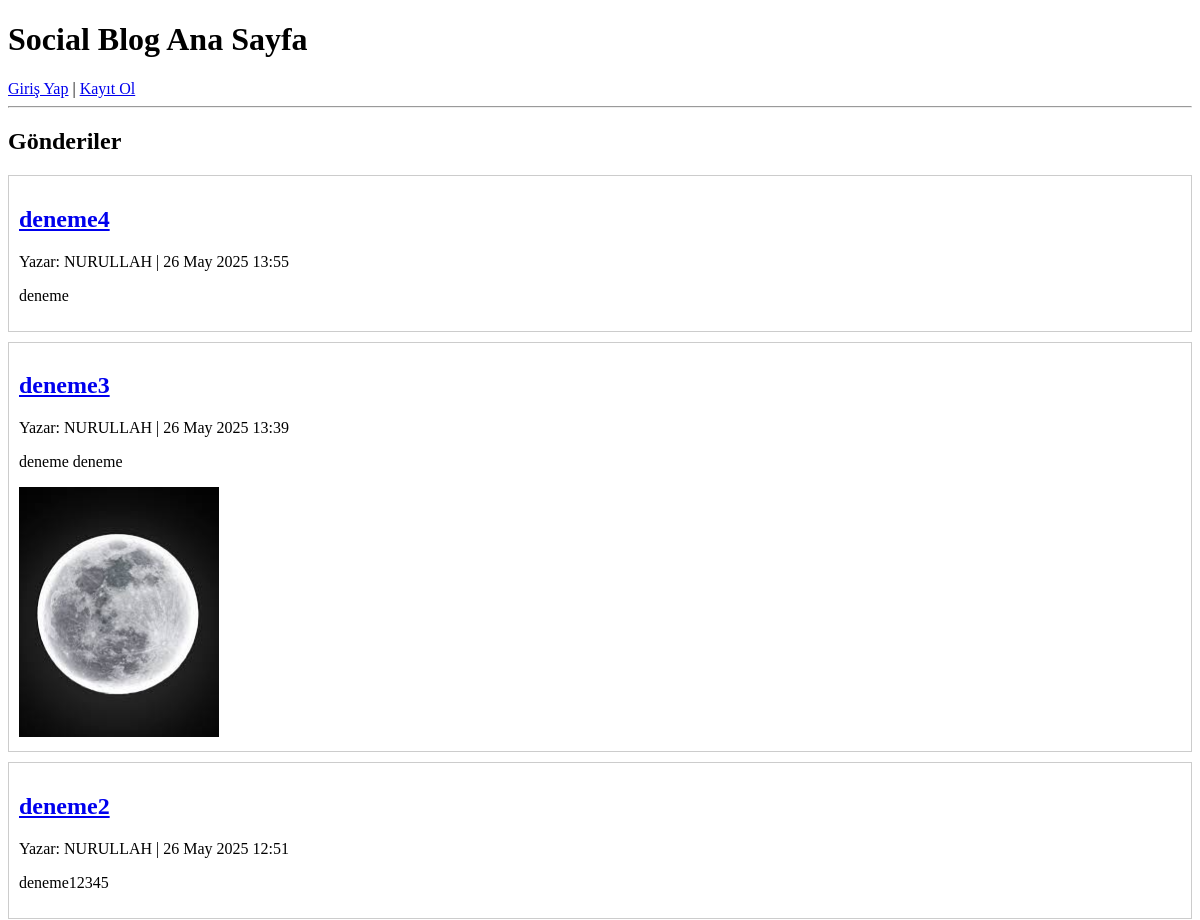
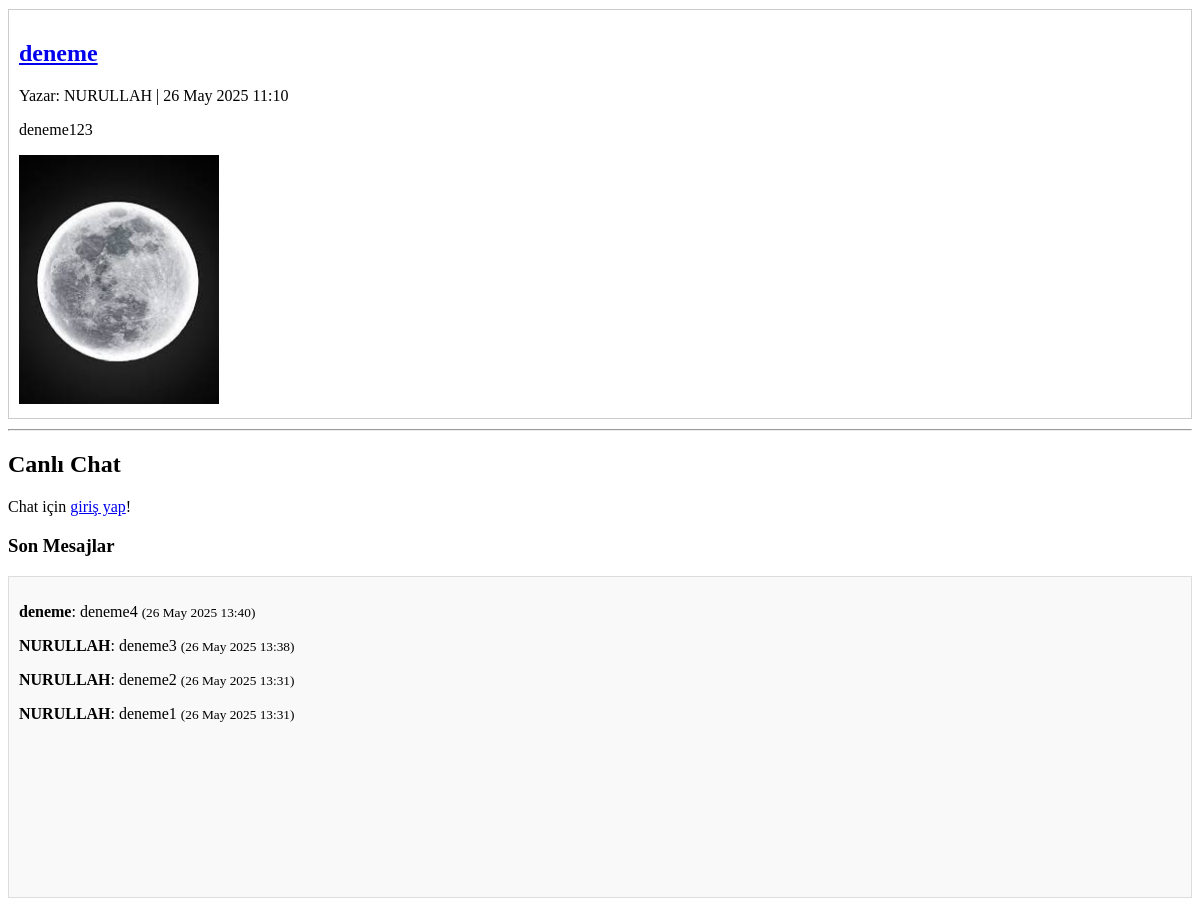
Before: / with the older database file (2 pictures, top to bottom).
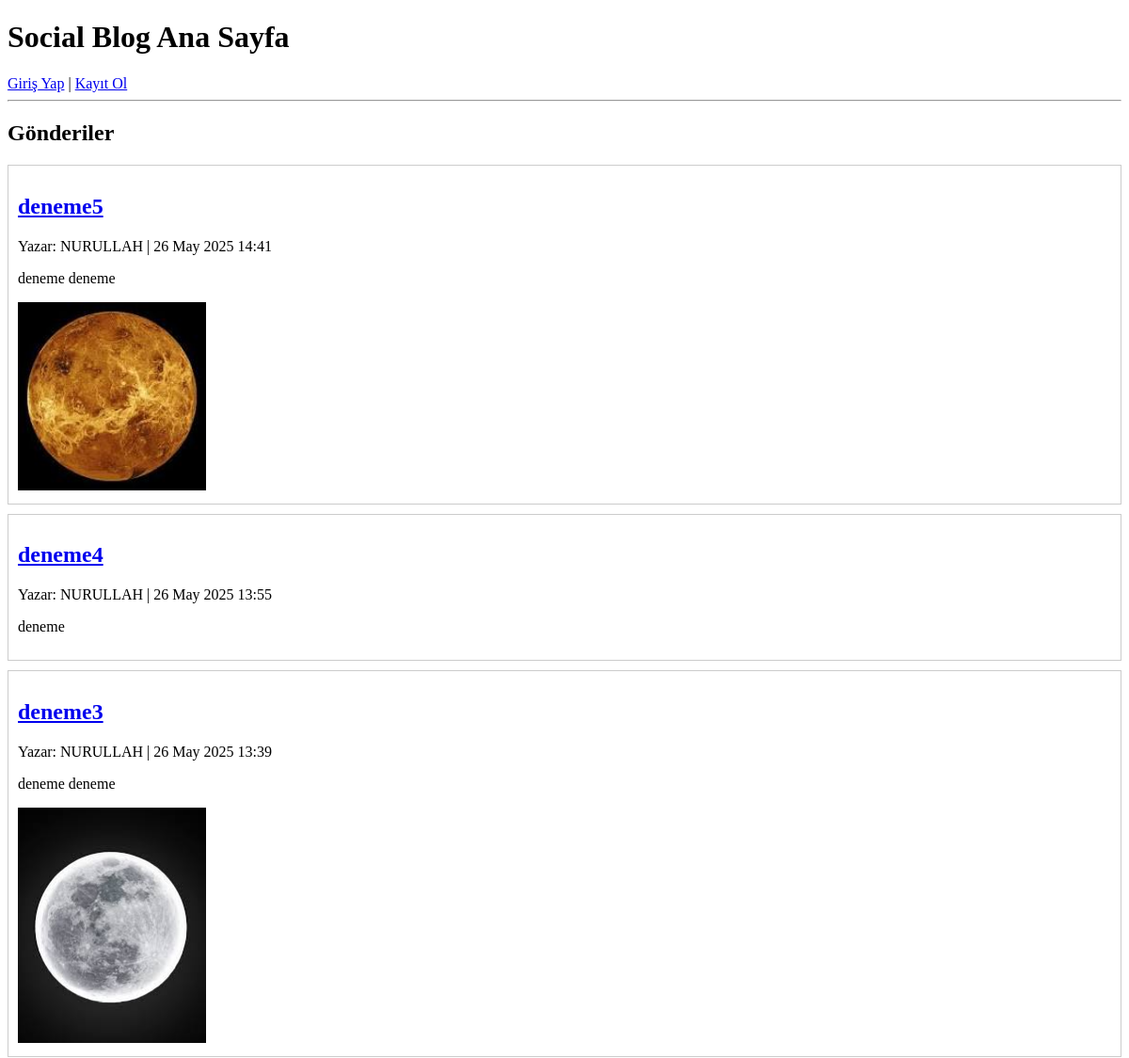
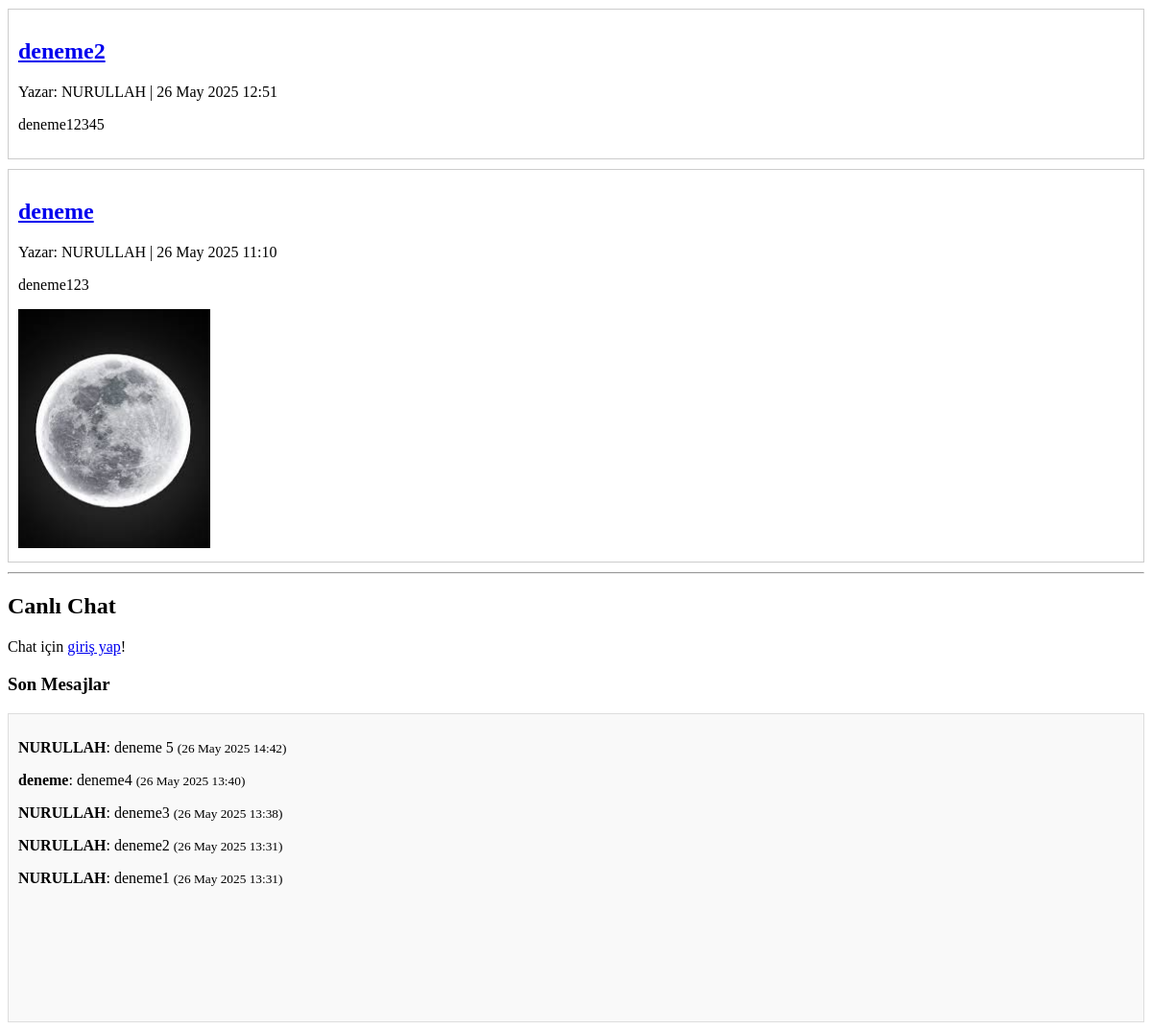
After: the same page with the newer database file (2 pictures, top to bottom).
### blog/models.py (models this page shows, shortened)
class Post(models.Model):
    author = models.ForeignKey(User, on_delete=models.CASCADE, related_name='posts')
    title = models.CharField(max_length=200)
    content = models.TextField()
    image = models.ImageField(upload_to='post_images/', blank=True, null=True)
    created_at = models.DateTimeField(auto_now_add=True)

class ChatMessage(models.Model):
    user = models.ForeignKey(User, on_delete=models.CASCADE)
    message = models.TextField()
    timestamp = models.DateTimeField(auto_now_add=True)  # Bu alanın adı 'timestamp'

### blog/views.py (the view)
# urls.py: path('', views.home, name='home'),
def home(request):
    posts = Post.objects.all().order_by('-created_at')
    chats = ChatMessage.objects.all().order_by('-timestamp')[:20]
    if request.method == 'POST' and 'chat_submit' in request.POST:
        if request.user.is_authenticated:
            chat_form = ChatForm(request.POST)
            if chat_form.is_valid():
                chat = chat_form.save(commit=False)
                chat.user = request.user
                chat.save()
                return redirect('home')
        else:
            return redirect('login')
    else:
        chat_form = ChatForm()
    return render(request, 'blog/home.html', {'posts': posts, 'chat_form': chat_form, 'chats': chats})

### blog/templates/blog/home.html (shortened to what this page needs)
<!DOCTYPE html>
<html>
<head>
</head>
<body>
    <h1>Social Blog Ana Sayfa</h1>
    {% if user.is_authenticated %}
        Merhaba, {{ user.username }}! |
        <a href="{% url 'profile' %}">Profil</a> |
        <a href="{% url 'logout' %}">Çıkış</a> |
        <a href="{% url 'post_create' %}">Yeni Gönderi Ekle</a>
    {% else %}
        <a href="{% url 'login' %}">Giriş Yap</a> |
        <a href="{% url 'register' %}">Kayıt Ol</a>
    {% endif %}
    <hr>
    <h2>Gönderiler</h2>
    {% for post in posts %}
        <div style="border:1px solid #ccc; padding:10px; margin-bottom:10px;">
            <h2><a href="{% url 'post_detail' post.pk %}">{{ post.title }}</a></h2>
            <p>Yazar: {{ post.author.username }} | {{ post.created_at|date:"d M Y H:i" }}</p>
            <p>{{ post.content|truncatechars:150 }}</p>
            {% if post.image %}
                <img src="{{ post.image.url }}" alt="Post resmi" width="200px">
            {% endif %}
        </div>
    {% empty %}
        <p>Henüz hiç gönderi yok.</p>
    {% endfor %}
    <hr>
    <h2>Canlı Chat</h2>
    {% if user.is_authenticated %}
        <form method="post">
            {% csrf_token %}
            {{ chat_form.as_p }}
            <button type="submit" name="chat_submit">Mesaj Gönder</button>
        </form>
    {% else %}
        <p>Chat için <a href="{% url 'login' %}">giriş yap</a>!</p>
    {% endif %}
    <h3>Son Mesajlar</h3>
    <div style="border:1px solid #ddd; padding:10px; height:300px; overflow-y:scroll; background:#f9f9f9;">
        {% for chat in chats %}
            <p><b>{{ chat.user.username }}</b>: {{ chat.message }} <small>({{ chat.timestamp|date:"d M Y H:i" }})</small></p>
        {% empty %}
            <p>Henüz mesaj yok.</p>
        {% endfor %}
    </div>
</body>
</html>

Changed rows visible on the page:
added Post: title "deneme5", author.username "NURULLAH", created_at "26 May 2025 14:41", content "deneme deneme", image (picture)
added ChatMessage: user.username "NURULLAH", message "deneme 5", timestamp "26 May 2025 14:42"
